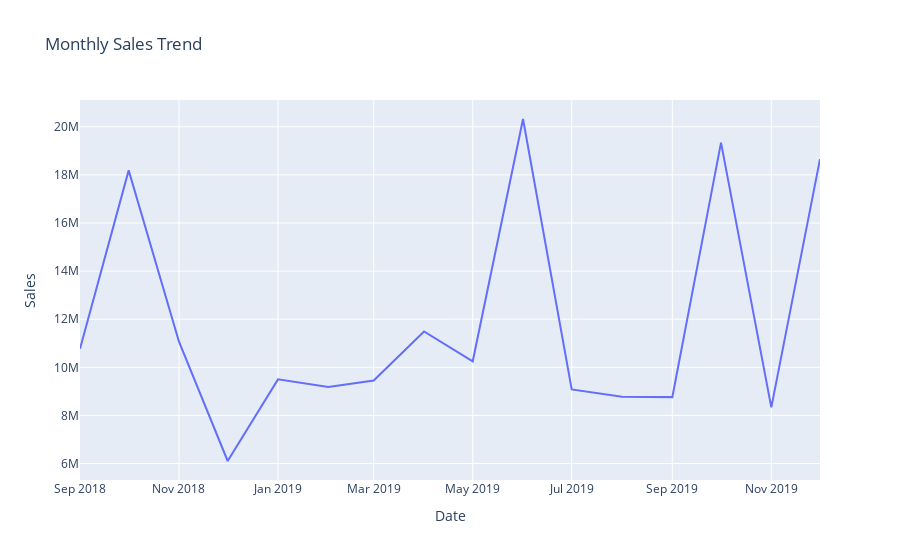

Notebook code cell kept with this figure:
### Code cell
fig1 = px.line(monthly_sales, x='Date', y='Sales', title='Monthly Sales Trend')
fig1.show()

### Figure 1 — Plotly figure (JSON) as saved in the notebook; plotly's stock layout.template omitted (floating-point values rounded to 4 significant figures)
{"data": [{"hovertemplate": "Date=%{x}<br>Sales=%{y}<extra></extra>", "legendgroup": "", "line": {"color": "#636efa", "dash": "solid"}, "marker": {"symbol": "circle"}, "mode": "lines", "name": "", "orientation": "v", "showlegend": false, "type": "scatter", "x": ["2018-09-01T00:00:00", "2018-10-01T00:00:00", "2018-11-01T00:00:00", "2018-12-01T00:00:00", "2019-01-01T00:00:00", "2019-02-01T00:00:00", "2019-03-01T00:00:00", "2019-04-01T00:00:00", "2019-05-01T00:00:00", "2019-06-01T00:00:00", "2019-07-01T00:00:00", "2019-08-01T00:00:00", "2019-09-01T00:00:00", "2019-10-01T00:00:00", "2019-11-01T00:00:00", "2019-12-01T00:00:00"], "xaxis": "x", "y": [10770000.0, 18190000.0, 11060000.0, 6104000.0, 9499000.0, 9186000.0, 9453000.0, 11490000.0, 10250000.0, 20320000.0, 9078000.0, 8779000.0, 8761000.0, 19340000.0, 8335000.0, 18660000.0], "yaxis": "y"}], "layout": {"legend": {"tracegroupgap": 0}, "title": {"text": "Monthly Sales Trend"}, "xaxis": {"anchor": "y", "domain": [0, 1], "title": {"text": "Date"}}, "yaxis": {"anchor": "x", "domain": [0, 1], "title": {"text": "Sales"}}}}
